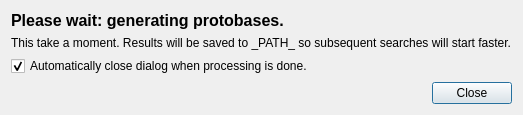
<?xml version="1.0" encoding="UTF-8"?>
<ui version="4.0">
 <class>ProtoBaseDialog</class>
 <widget class="QDialog" name="ProtoBaseDialog">
  <property name="windowTitle">
   <string>Generating Protobases</string>
  </property>
  <layout class="QVBoxLayout" name="verticalLayout">
   <item>
    <widget class="QLabel" name="label_2">
     <property name="text">
      <string>&lt;html&gt;&lt;head/&gt;&lt;body&gt;&lt;p&gt;&lt;span style=&quot; font-size:12pt; font-weight:600;&quot;&gt;Please wait: generating protobases.&lt;/span&gt;&lt;/p&gt;&lt;/body&gt;&lt;/html&gt;</string>
     </property>
    </widget>
   </item>
   <item>
    <widget class="QLabel" name="label">
     <property name="text">
      <string>This take a moment. Results will be saved to _PATH_ so subsequent searches will start faster.</string>
     </property>
    </widget>
   </item>
   <item>
    <widget class="QCheckBox" name="checkBox">
     <property name="text">
      <string>Automatically close dialog when processing is done.</string>
     </property>
     <property name="checked">
      <bool>true</bool>
     </property>
    </widget>
   </item>
   <item>
    <widget class="QDialogButtonBox" name="buttonBox">
     <property name="orientation">
      <enum>Qt::Horizontal</enum>
     </property>
     <property name="standardButtons">
      <set>QDialogButtonBox::Close</set>
     </property>
    </widget>
   </item>
  </layout>
 </widget>
 <resources/>
 <connections>
  <connection>
   <sender>buttonBox</sender>
   <signal>accepted()</signal>
   <receiver>ProtoBaseDialog</receiver>
   <slot>accept()</slot>
   <hints>
    <hint type="sourcelabel">
     <x>248</x>
     <y>254</y>
    </hint>
    <hint type="destinationlabel">
     <x>157</x>
     <y>274</y>
    </hint>
   </hints>
  </connection>
  <connection>
   <sender>buttonBox</sender>
   <signal>rejected()</signal>
   <receiver>ProtoBaseDialog</receiver>
   <slot>reject()</slot>
   <hints>
    <hint type="sourcelabel">
     <x>316</x>
     <y>260</y>
    </hint>
    <hint type="destinationlabel">
     <x>286</x>
     <y>274</y>
    </hint>
   </hints>
  </connection>
 </connections>
</ui>
